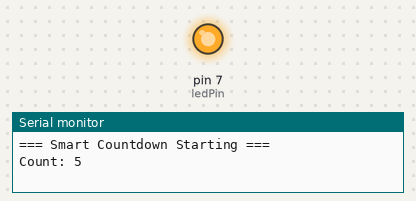
This sketch was run on a simulated Arduino Uno, built with avr-gcc and run on an emulated ATmega328P. Shown: output pins drawn as LEDs (lit = HIGH), the last lines printed to the serial monitor.

Above: at 0.1 s.
At 9.9 s:
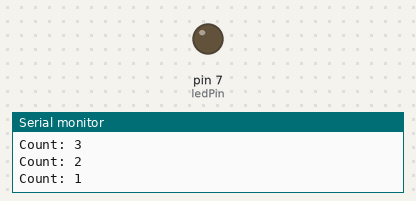
Timing chart, 0 to 11.4 s (numbered marks = the images above):
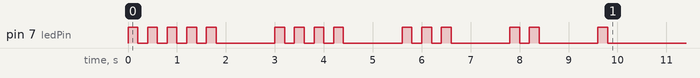

The sketch:

Arduino_asssingment1.ino
```cpp
int startValue = 5;
int ledPin = 7;

// This function blinks the LED a specific number of times
void flashLED(int times) {
    int flashCount = 0;
    while (flashCount < times) {
        digitalWrite(ledPin, HIGH);   // LED ON
        delay(200);                    // wait 200ms
        digitalWrite(ledPin, LOW);    // LED OFF
        delay(200);                    // wait 200ms
        flashCount = flashCount + 1;  // count this blink
    }
}

void setup() {
    pinMode(ledPin, OUTPUT);
    Serial.begin(9600);

    Serial.println("=== Smart Countdown Starting ===");

    int count = startValue;
    while (count > 0) {
        Serial.print("Count: ");
        Serial.println(count);

        flashLED(count);    // blink the LED 'count' times

        delay(1000);         // wait 1 second
        count = count - 1;
    }

    Serial.println("=== Countdown Complete ===");
}

void loop() {
    // Empty — everything happens once in setup()
}
```
